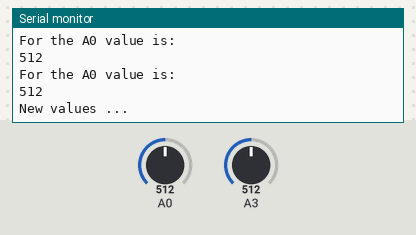
Bench run of a sketch on a simulated Arduino Uno, built with avr-gcc and run on an emulated ATmega328P. Shown: the last lines printed to the serial monitor. The test bench sets the inputs (shaded band); at power-on: A0 = 512, A3 = 512.

Above: at 1.3 s.
1.4 s: A0 set to 716
2.9 s: A3 set to 306
At 3.38 s:
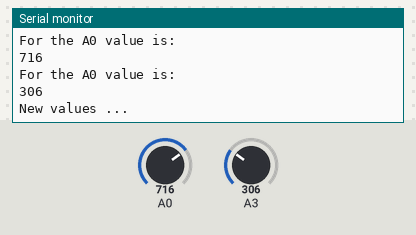
4.4 s: A0 set to 900
5.9 s: A3 set to 122
At 6.43 s:
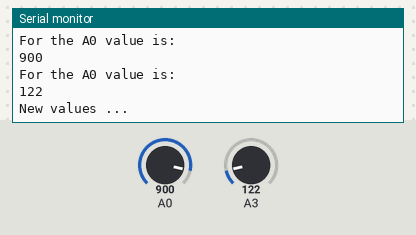
Timing chart, 0 to 8.4 s (numbered marks = the images above; inputs shaded):
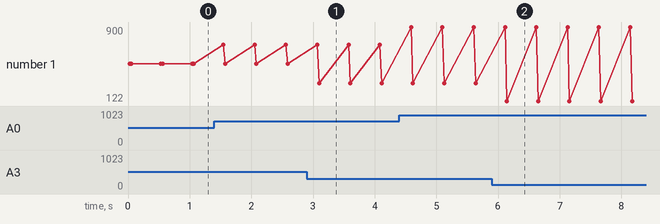

Measured:
- after the input at 2.9 s, the serial monitor: prints a new line after 0.20 s (image 1)
- after the input at 5.9 s, the serial monitor: prints a new line after 0.24 s (image 2)
- plotted number 1: 512 → 306 after the input at 2.9 s, 306 → 122 after the input at 5.9 s

The sketch:

fade_manual.ino
```cpp
/*
  This is the manual part of the fade where a variable resistor is used to control the fading of the
  LED of the arduino, but the program is the one to analog read of the variable
 */

 void setup(){
  // the serial of the one to start
  Serial.begin(9600);
 }

 // the loop
 void loop(){
  // read the pins of the Ao
  int Aovalue = analogRead(A0);
  int A3value = analogRead(A3);

  Serial.println("For the A0 value is: "); // print it
  Serial.println(Aovalue); // print it
  Serial.println("For the A0 value is: "); // print it
  Serial.println(A3value); // print it

  // introduce a new line
  Serial.println("New values ...");

  // the delay factor to prevent faster loading
  delay(500);
 }
```
